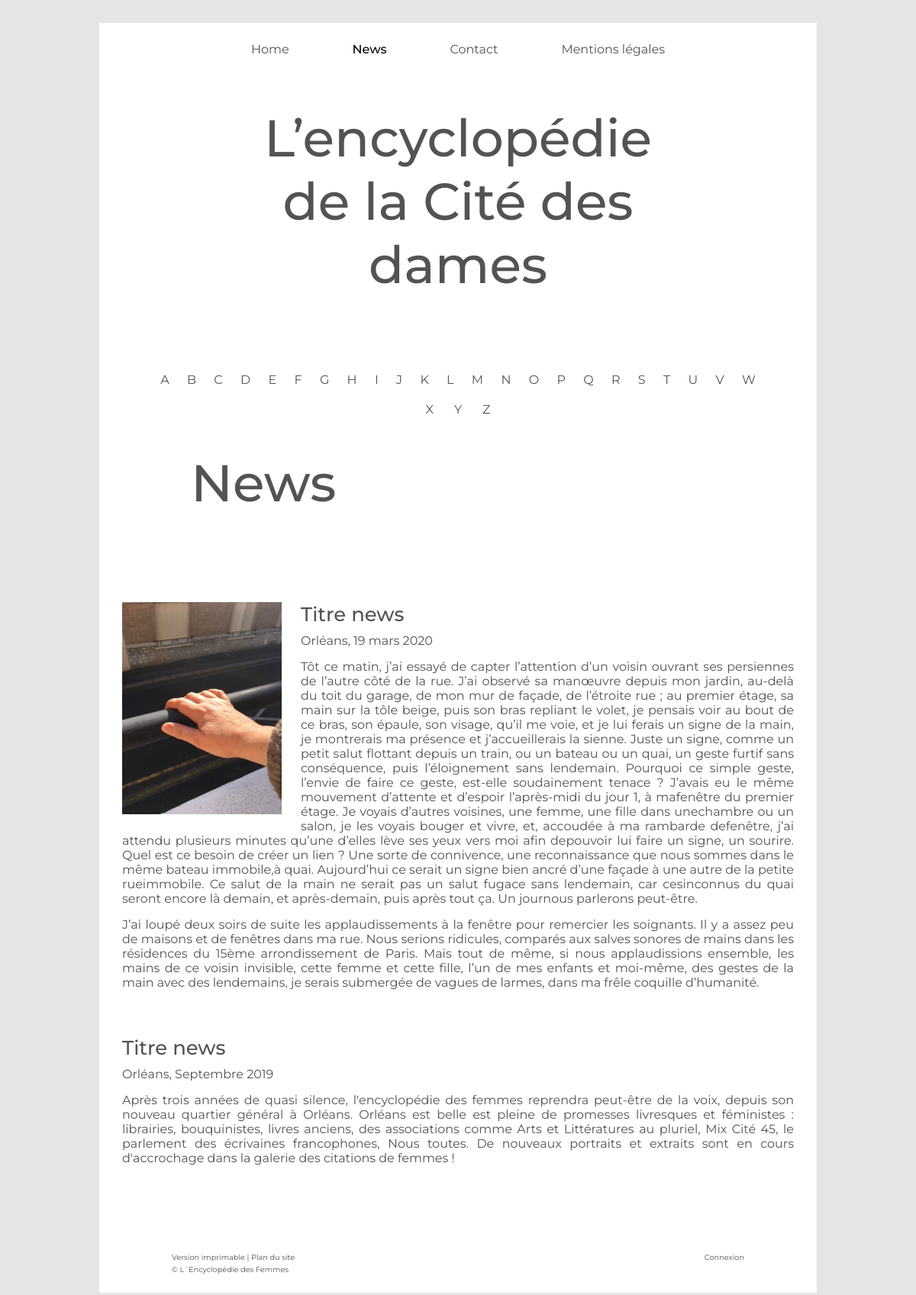
Page /news/news.php on the earlier database version.
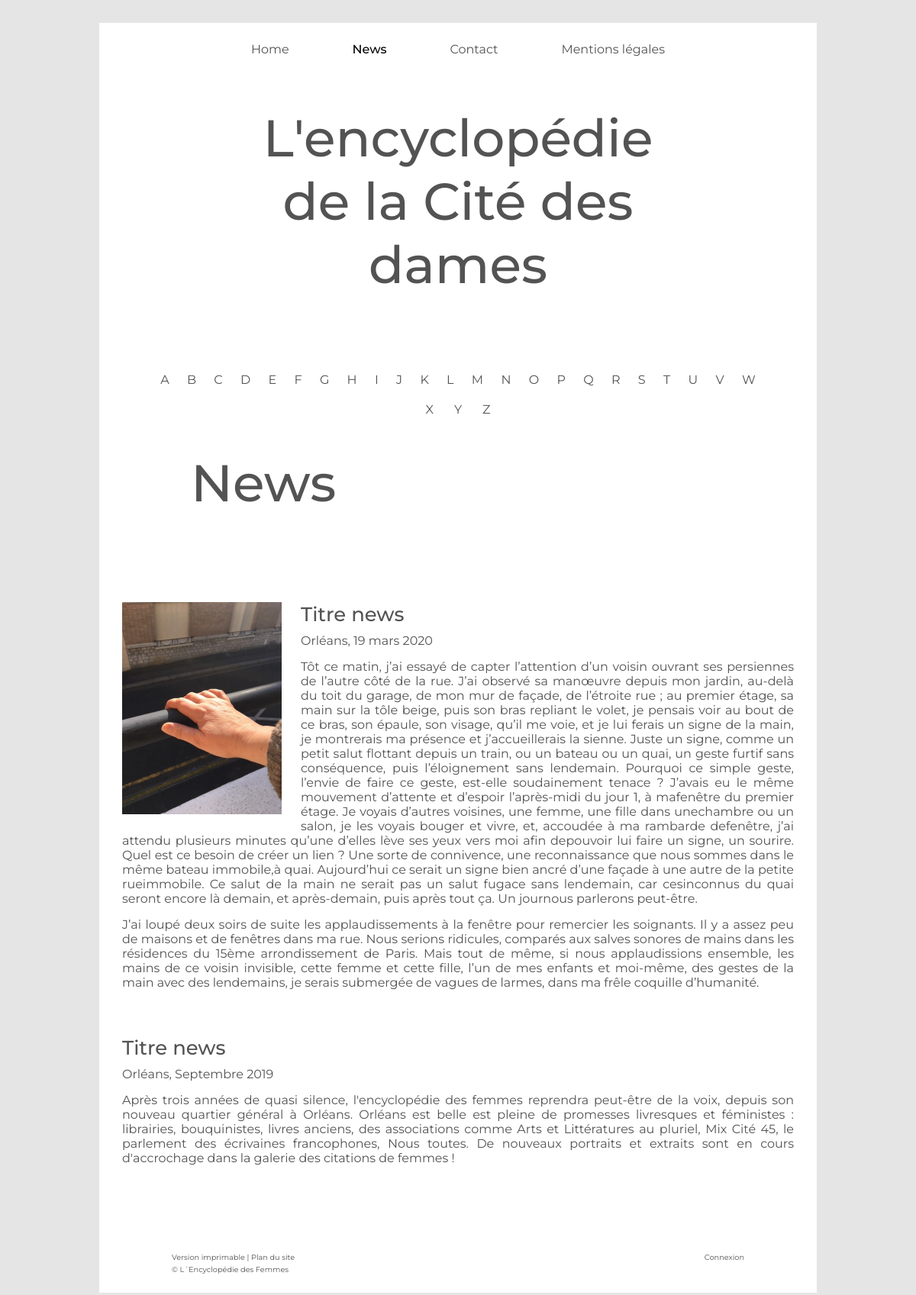
Same page on the later database version.
### tables this page shows
CREATE TABLE `wea_parametre` (
  `id_param` int(10) NOT NULL,
  `titre_site` varchar(255) DEFAULT NULL,
  `titre_home_presentation` varchar(255) DEFAULT NULL,
  `home_presentation` text DEFAULT NULL,
  `url_logo` varchar(255) DEFAULT NULL,
  `plan_site` varchar(255) DEFAULT NULL,
  `titre_mentions_legales` varchar(255) DEFAULT NULL,
  `texte_mentions_legales` text DEFAULT NULL,
  `url_compte_twitter` varchar(255) DEFAULT NULL
);

### news/news.php (the view, shortened to what this page needs)
<!DOCTYPE html>
<html lang="fr">
<head>
    <link rel="stylesheet" href="../assets/app.css">
    <?php $db = new PDO ("mysql:host=localhost;dbname=wea_demo_db", "root", "" , array(PDO::MYSQL_ATTR_INIT_COMMAND => "SET NAMES utf8"));?>
</head>
<body>
    <?php
        $stmt_param = $db -> prepare("SELECT titre_site, url_logo, url_compte_twitter FROM wea_parametre");
        $stmt_param -> execute();
        $data_param = $stmt_param -> fetch();
    ?>
    <main>
        <div class="container">
            <nav class="nav-menu">
                <div class="nav-menu-content">
                    <a href="../index.php" class="link">Home</a>
                    <a href="" class="page-actuelle">News</a>
                    <a href="../contact/contact.php" class="link">Contact</a>
                    <a href="../mentions-legales/mentions-legales.php" class="link">Mentions légales</a>
                </div>
            </nav>
            <header>
                <div class="header-content">
                <?php
                if( $data_param['url_logo'] !== NULL AND $data_param['titre_site'] !== NULL) {
                     echo('<img src="../'.$data_param['url_logo'].'" alt="logo" class="logo">');
                     echo('<h1 class="titre-home-presentation-left title">'.$data_param['titre_site'].'</h1>');
                } else if( $data_param['url_logo'] === NULL ) {
                      echo('<h1 class="titre-home-presentation-center title">'.$data_param['titre_site'].'</h1>');
                } else if ($data_param['titre_site'] === NULL) {
                    echo('<img src="../'.$data_param['url_logo'].'" alt="logo" class="logo">');
                };
                     ?>
                </div>
            </header>
            <nav class="nav-lettre-container">
                <div class="nav-lettre nav-lettre-content-1">
                    <a href="" class="lettre link">A</a>
                    <a href="" class="lettre link">B</a>
                    <a href="" class="lettre link">C</a>
                    <a href="" class="lettre link">D</a>
                    <a href="" class="lettre link">E</a>
                    <a href="" class="lettre link">F</a>
                    <a href="" class="lettre link">G</a>
                    <a href="" class="lettre link">H</a>
                    <a href="" class="lettre link">I</a>
                    <a href="" class="lettre link">J</a>
                    <a href="" class="lettre link">K</a>
                    <a href="" class="lettre link">L</a>
                    <a href="" class="lettre link">M</a>
                    <a href="" class="lettre link">N</a>
                    <a href="" class="lettre link">O</a>
                    <a href="" class="lettre link">P</a>
                    <a href="" class="lettre link">Q</a>
                    <a href="" class="lettre link">R</a>
                    <a href="" class="lettre link">S</a>
                    <a href="" class="lettre link">T</a>
                    <a href="" class="lettre link">U</a>
                    <a href="" class="lettre link">V</a>
                    <a href="" class="lettre link">W</a>
                </div>
                <div class="nav-lettre nav-lettre-content-2">
                    <a href="" class="lettre link">X</a>
                    <a href="" class="lettre link">Y</a>
                    <a href="" class="lettre link">Z</a>
                </div>
            </nav>
            <h2 class="title title-page">News</h2>
            <div class="news-container">
                    <div class="news-content">
                        <img src="../img/news1-photo.png" alt="" class="news-img">
                        <h3 class="subtitle">Titre news</h3>
                        <span class="news-date">Orléans, 19 mars 2020</span>
                        <div class="news-text">
                            <p>Tôt ce matin, j’ai essayé de capter l’attention d’un voisin ouvrant ses persiennes de l’autre côté de la rue. J’ai observé sa manœuvre depuis mon jardin, au-delà du toit du garage, de mon mur de façade, de l’étroite rue ; au premier étage, sa main sur la tôle beige, puis son bras repliant le volet, je pensais voir au bout de ce bras, son épaule, son visage, qu’il me voie, et je lui ferais un signe de la main, je montrerais ma présence et j’accueillerais la sienne. Juste un signe, comme un petit salut flottant depuis un train, ou un bateau ou un quai, un geste furtif sans conséquence, puis l’éloignement sans lendemain. Pourquoi ce simple geste, l’envie de faire ce geste, est-elle soudainement tenace ?
                            J’avais eu le même mouvement d’attente et d’espoir l’après-midi du jour 1, à mafenêtre du premier étage. Je voyais d’autres voisines, une femme, une fille dans unechambre ou un salon, je les voyais bouger et vivre, et, accoudée à ma rambarde defenêtre, j’ai attendu plusieurs minutes qu’une d’elles lève ses yeux vers moi afin depouvoir lui faire un signe, un sourire. Quel est ce besoin de créer un lien ? Une sorte de connivence, une reconnaissance que nous sommes dans le même bateau immobile,à quai.
                            Aujourd’hui ce serait un signe bien ancré d’une façade à une autre de la petite rueimmobile. Ce salut de la main ne serait pas un salut fugace sans lendemain, car cesinconnus du quai seront encore là demain, et après-demain, puis après tout ça. Un journous parlerons peut-être.</p>
                            <p>J’ai loupé deux soirs de suite les applaudissements à la fenêtre pour remercier les soignants. Il y a assez peu de maisons et de fenêtres dans ma rue. Nous serions ridicules, comparés aux salves sonores de mains dans les résidences du 15ème arrondissement de Paris.
                            Mais tout de même, si nous applaudissions ensemble,
                            les mains de ce voisin invisible,
                            cette femme et cette fille,
                            l’un de mes enfants et moi-même,
                            des gestes de la main avec des lendemains,
                            je serais submergée de vagues de larmes, dans ma frêle coquille d’humanité.</p>
                        </div>
                    </div>
                    <div class="news-content">
                        <h3 class="subtitle">Titre news</h3>
                        <span class="news-date">Orléans, Septembre 2019</span>
                        <div class="news-text">
                            <p>Après trois années de quasi silence, l'encyclopédie des femmes reprendra peut-être de la voix, depuis son nouveau quartier général à Orléans. Orléans est belle est pleine de promesses livresques et féministes : librairies, bouquinistes, livres anciens, des associations comme Arts et Littératures au pluriel, Mix Cité 45, le parlement des écrivaines francophones, Nous toutes. De nouveaux portraits et extraits sont en cours d'accrochage dans la galerie des citations de femmes !</p>
                        </div>
                    </div>
            </div>
            <footer>
                    <div class="footer-content">
                        <div class="footer-content-left">
                            <div>
                                <a href="javascript:window.print();" class="link">Version imprimable</a>
                                <span>|</span>
                                <a href="" class="link">Plan du site</a>
                            </div>
                            <div>
                                <span class="footer-content-left-bottom">© L´Encyclopédie des Femmes</span>
                            </div>
                        </div>
                        <div class="footer-content-right">
                            <a href="" class="link">Connexion</a>
                        </div>
                    </div>
            </footer>
        </div>
    </main>
</body>
</html>

### assets/app.css (style rules this page uses)
*, *::before, *::after { box-sizing: border-box; }
body { margin: 0; padding: 0; background-color: #E5E5E5; color: #535353; font-family: 'Montserrat', sans-serif; font-size: 1rem; }
main { width: 100%; display: flex; padding-top: 30px; padding-bottom: 30px; }
header { display: flex; flex-wrap: wrap; flex-direction: column; margin-top: 25px; width: 100%; }
a { color: #000000; text-decoration: none; font-weight: 500; }
p { font-size: 1rem; text-align: justify; margin: 15px 0 15px 0; }
.page-actuelle { color : #000000; text-decoration: none; }
.link { font-weight: 400; color: #535353; }
.title { font-size: 4.236rem; }
.subtitle { font-size: 1.618rem; }
.title, .subtitle { font-weight: 500; margin: 0; }
.title-page { margin: 45px auto 0 120px ; }
.container { background-color: #ffffff; margin: 0 auto 0 auto; padding : 25px 0 25px 0; width: 940px; display: flex; flex-wrap: wrap; }
.nav-menu { display: flex; flex-wrap: wrap; flex-direction: column; width: 100%; }
.nav-menu-content { display: flex; justify-content: space-between; margin: 0 199px 0 199px; width: 542px; }
.header-content { margin: 45px auto 0 auto; display: flex; flex-direction: row; align-items: center; }
.titre-home-presentation-center { margin-top: -5px; width: 526px; ; text-align: center; }
.nav-lettre-container { display: flex; flex-wrap: wrap; flex-direction: column; margin-top: 100px; width: 100%; }
.nav-lettre { display: flex; flex-wrap: wrap; justify-content: space-between; }
.nav-lettre-content-1 { margin: 0 auto 0 auto; width: 779.72px; }
.nav-lettre-content-2 { margin: 20px auto 0 auto; width: 84.82px; }
footer { display: flex; flex-wrap: wrap; flex-direction: column; width: 100%; margin-top: 100px; }
.footer-content { width: 750px; margin: 0 auto 0 auto; font-size: 0.61rem; }
.footer-content-left { float: left; }
.footer-content-right { float : right; }
.footer-content-left-bottom { display: block; margin-top: 5px; }
.news-container { margin-top: 70px; display: flex; flex-wrap: wrap; flex-direction: column; width: 100%; }
.news-content { margin: 45px auto 0 auto; width: 880px; }
.news-img { float: left; margin: 0 25px 18px 0; }
.news-date { display: block; margin-top: 10px; }

Differences in the rows shown:
changed wea_parametre: titre_site "L’encyclopédie de la Cité des dames" → "L'encyclopédie de la Cité des dames"
